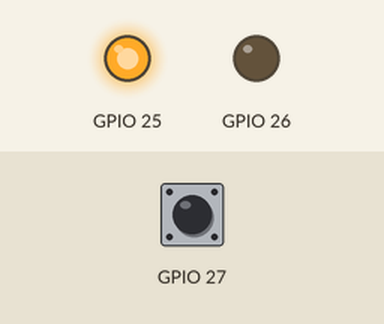
Recording of a program running on a simulated ESP32 board running MicroPython. Parts: output pins drawn as LEDs (lit = HIGH). The test bench sets the inputs (shaded band); at power-on: GPIO 27 HIGH. Library files of the repository ran but are not shown: loraE32.py; what the program prints to the serial console is not drawn.

Above: at 0.1 s.
Timing chart, 0 to 1.6 s (numbered marks = the images above):
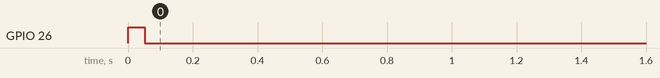

The program:

testSendE32_Transparent.py
```python
###########################################
# sending transparent
###########################################
# transmitter - address 0001 - channel 02
# message     - address 0001 - channel 02
# receiver(s) - address 0001 - channel 02
###########################################

from loraE32 import ebyteE32
import utime

M0pin = 25
M1pin = 26
AUXpin = 27

e32 = ebyteE32(M0pin, M1pin, AUXpin, Address=0x0001, Channel=0x02, debug=False)

e32.start()

to_address = 0x0001
to_channel = 0x02

teller = 0
while True:
    message = { 'msg': 'HELLO WORLD %s'%str(teller) }
    print('Sending transparent : address %s - channel %d - message %s'%(to_address, to_channel, message))
    e32.sendMessage(to_address, to_channel, message, useChecksum=True)
    teller += 1
    utime.sleep_ms(2000)

e32.stop()
```

Measured:
- by itself, GPIO 26: HIGH → LOW at 0.05 s
